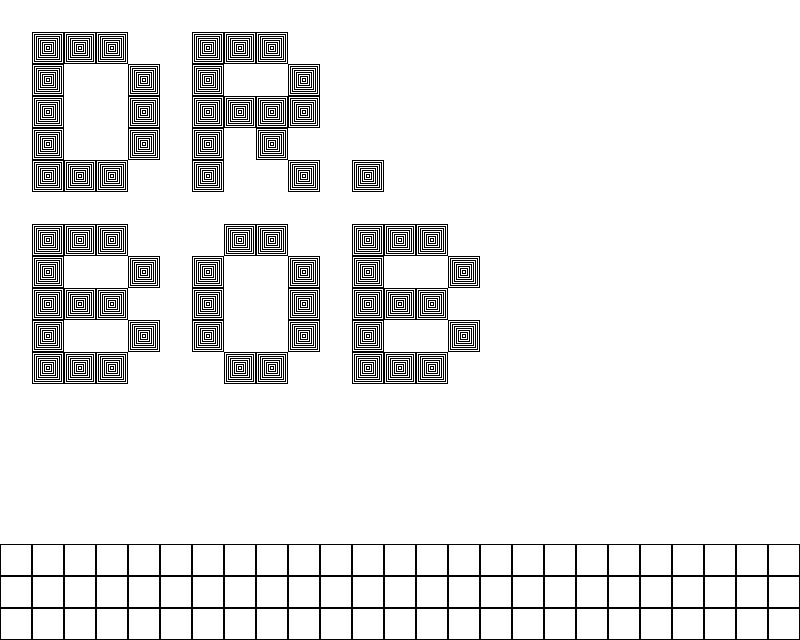

Tiled map render using the project's own tile images. Description and the whole map definition, tile-layer contents included, below:
An orthogonal 25x20 tile map with 32x32 px tiles, 2 tile layers (Tile Layer 1, Tile Layer 2) and 2 objects.

<map version="1.2" tiledversion="1.3.2" orientation="orthogonal" renderorder="right-down" compressionlevel="-1" width="25" height="20" tilewidth="32" tileheight="32" infinite="0" nextlayerid="4" nextobjectid="7">
 <editorsettings>
  <export target="Level1.json" format="json" />
 </editorsettings>
 <tileset firstgid="1" name="DA1" tilewidth="32" tileheight="32" tilecount="72" columns="12">
  <image source="Tilemap.png" width="384" height="192" />
 </tileset>
 <layer id="1" name="Tile Layer 1" width="25" height="20">
  <data encoding="csv">
26,26,26,26,26,26,26,26,26,26,26,26,26,26,26,26,26,26,26,26,26,26,26,26,26,
26,26,26,26,26,26,26,26,26,26,26,26,26,26,26,26,26,26,26,26,26,26,26,26,26,
26,26,26,26,26,26,26,26,26,26,26,26,26,26,26,26,26,26,26,26,26,26,26,26,26,
26,26,26,26,26,26,26,26,26,26,26,26,26,26,26,26,26,26,26,26,26,26,26,26,26,
26,26,26,26,26,26,26,26,26,26,26,26,26,26,26,26,26,26,26,26,26,26,26,26,26,
26,26,26,26,26,26,26,26,26,26,26,26,26,26,26,26,26,26,26,26,26,26,26,26,26,
26,26,26,26,26,26,26,26,26,26,26,26,26,26,26,26,26,26,26,26,26,26,26,26,26,
26,26,26,26,26,26,26,26,26,26,26,26,26,26,26,26,26,26,26,26,26,26,26,26,26,
26,26,26,26,26,26,26,26,26,26,26,26,26,26,26,26,26,26,26,26,26,26,26,26,26,
26,26,26,26,26,26,26,26,26,26,26,26,26,26,26,26,26,26,26,26,26,26,26,26,26,
26,26,26,26,26,26,26,26,26,26,26,26,26,26,26,26,26,26,26,26,26,26,26,26,26,
26,26,26,26,26,26,26,26,26,26,26,26,26,26,26,26,26,26,26,26,26,26,26,26,26,
26,26,26,26,26,26,26,26,26,26,26,26,26,26,26,26,26,26,26,26,26,26,26,26,26,
26,26,26,26,26,26,26,26,26,26,26,26,26,26,26,26,26,26,26,26,26,26,26,26,26,
26,26,26,26,26,26,26,26,26,26,26,26,26,26,26,26,26,26,26,26,26,26,26,26,26,
26,26,26,26,26,26,26,26,26,26,26,26,26,26,26,26,26,26,26,26,26,26,26,26,26,
26,26,26,26,26,26,26,26,26,26,26,26,26,26,26,26,26,26,26,26,26,26,26,26,26,
26,26,26,26,26,26,26,26,26,26,26,26,26,26,26,26,26,26,26,26,26,26,26,26,26,
26,26,26,26,26,26,26,26,26,26,26,26,26,26,26,26,26,26,26,26,26,26,26,26,26,
26,26,26,26,26,26,26,26,26,26,26,26,26,26,26,26,26,26,26,26,26,26,26,26,26
</data>
 </layer>
 <layer id="2" name="Tile Layer 2" width="25" height="20">
  <data encoding="csv">
0,0,0,0,0,0,0,0,0,0,0,0,0,0,0,0,0,0,0,0,0,0,0,0,0,
0,27,27,27,0,0,27,27,27,0,0,0,0,0,0,0,0,0,0,0,0,0,0,0,0,
0,27,0,0,27,0,27,0,0,27,0,0,0,0,0,0,0,0,0,0,0,0,0,0,0,
0,27,0,0,27,0,27,27,27,27,0,0,0,0,0,0,0,0,0,0,0,0,0,0,0,
0,27,0,0,27,0,27,0,27,0,0,0,0,0,0,0,0,0,0,0,0,0,0,0,0,
0,27,27,27,0,0,27,0,0,27,0,27,0,0,0,0,0,0,0,0,0,0,0,0,0,
0,0,0,0,0,0,0,0,0,0,0,0,0,0,0,0,0,0,0,0,0,0,0,0,0,
0,27,27,27,0,0,0,27,27,0,0,27,27,27,0,0,0,0,0,0,0,0,0,0,0,
0,27,0,0,27,0,27,0,0,27,0,27,0,0,27,0,0,0,0,0,0,0,0,0,0,
0,27,27,27,0,0,27,0,0,27,0,27,27,27,0,0,0,0,0,0,0,0,0,0,0,
0,27,0,0,27,0,27,0,0,27,0,27,0,0,27,0,0,0,0,0,0,0,0,0,0,
0,27,27,27,0,0,0,27,27,0,0,27,27,27,0,0,0,0,0,0,0,0,0,0,0,
0,0,0,0,0,0,0,0,0,0,0,0,0,0,0,0,0,0,0,0,0,0,0,0,0,
0,0,0,0,0,0,0,0,0,0,0,0,0,0,0,0,0,0,0,0,0,0,0,0,0,
0,0,0,0,0,0,0,0,0,0,0,0,0,0,0,0,0,0,0,0,0,0,0,0,0,
0,0,0,0,0,0,0,0,0,0,0,0,0,0,0,0,0,0,0,0,0,0,0,0,0,
0,0,0,0,0,0,0,0,0,0,0,0,0,0,0,0,0,0,0,0,0,0,0,0,0,
25,25,25,25,25,25,25,25,25,25,25,25,25,25,25,25,25,25,25,25,25,25,25,25,25,
25,25,25,25,25,25,25,25,25,25,25,25,25,25,25,25,25,25,25,25,25,25,25,25,25,
25,25,25,25,25,25,25,25,25,25,25,25,25,25,25,25,25,25,25,25,25,25,25,25,25
</data>
 </layer>
 <objectgroup id="3" name="Object Layer 1">
  <object id="5" gid="1" x="64" y="544" width="32" height="32" />
  <object id="6" gid="37" x="608" y="544" width="32" height="32" />
 </objectgroup>
</map>
